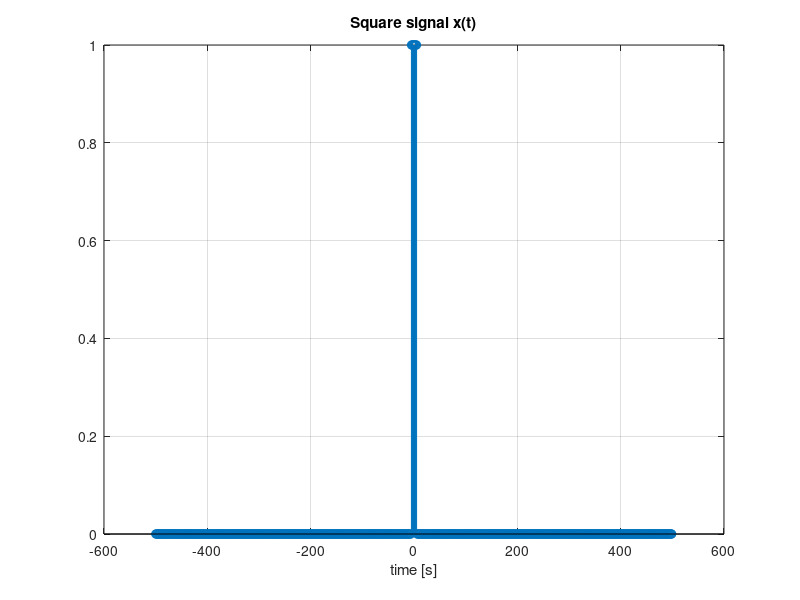
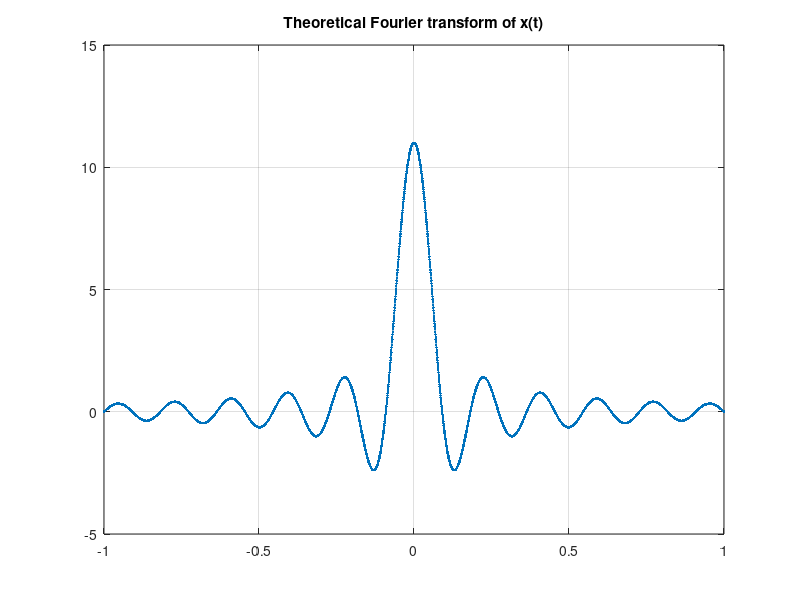
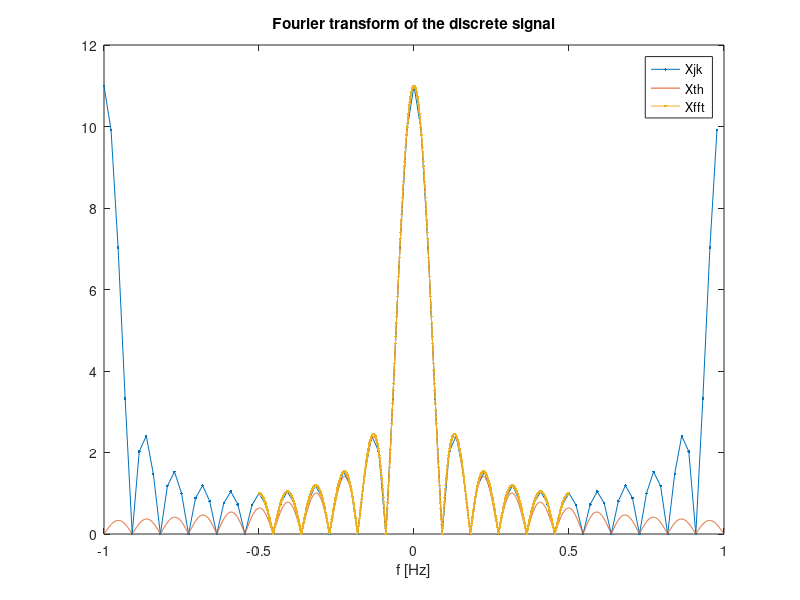

MATLAB code to generate these figures, in order:
%% Labo5 - Exercice 1: Transformée de Fourier
clc; clear; close all;

%% Generate square signal
N = 1000;
A = 1;
delta_t  = 11; % [s]
Te = 1; % [s]

tt = linspace(-N/2,N/2-1, N);

xn = [zeros(1,N/2-(delta_t-1)/2), A*ones(1,delta_t), zeros(1,N/2-(delta_t-1)/2-1)];

%% Plot square signal
figure();
stem(tt,xn);
title('Square signal x(t)');
xlabel('time [s]');
grid on;

%% Theoretical Fourier transform Xth
% Here f should be a ocntinuous function, this is however impossible in
% matlab, so we just define a large nb of points to plot.
fmin = -1;
fmax = 1;

nbPoints = 3000;

f_continuous = linspace(fmin, fmax, nbPoints);

Xth = A*delta_t*sinc(f_continuous*delta_t);

figure();
plot(f_continuous, Xth, '.-');
title('Theoretical Fourier transform of x(t)');
grid on;

%% Fourier transform of the discrete signal

% df ist the spectral resolution
df = 1/(4*delta_t); % we chose this value to have points where the function is zero
           % we could have chosen any multiple of delta_t

n = 0:(N-1); % sample index

nbK = (fmax-fmin)/df;
k = -nbK/2:nbK/2-1; % frequency index

f = k*df;

% k and n can be different if using dot product, but they must be the same
% when using fft()

W = exp(-1i*2*pi*n'*Te*f); % le df se simplifie!

Xd = xn*W;
Xjk = Te*Xd;

moduleXth = abs(Xth);
moduleXjk = abs(Xjk);

%% Using fft()
Fe= 1/Te;
Xfft = fftshift(Te*fft(xn));

moduleXfft= abs(Xfft);

df1 = Fe/N;
ff = -Fe/2:df1:Fe/2-df1;

%% Plot FT
figure();
plot(f,moduleXjk, '.-'); hold on;
plot(f_continuous,moduleXth, '-');
plot(ff,moduleXfft, '.-');
hold off;
title('Fourier transform of the discrete signal');
legend('Xjk', 'Xth', 'Xfft');
xlabel('f [Hz]');



